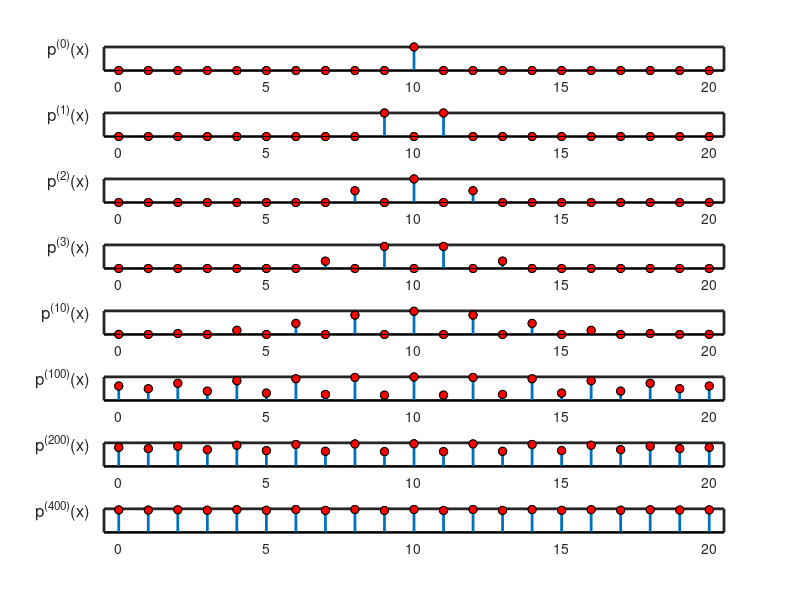

This chart was generated by the following MATLAB code: (Note: this script raises an error after producing the figure.)
function randomWalk0_20Demo

% Perform a random walk on the integers 0:20 and visualize the probability of
% the the states for various time steps, and different initial conditions. 

    doPrint = 0;
    folder = 'C:\kmurphy\PML\pdfFigures';
  
    
    T = diag(repmat(0.5,1,20),-1) + diag(repmat(0.5,1,20),1);
    T(1,1) = 0.5; T(21,21) = 0.5;
    
    plotPoints = [1,2,3,10,100,200,400];
    sp = @(x)subplot(numel(plotPoints)+1,1,x+1);
    
    p0_a = zeros(1,21); p0_a(11) = 1;
    p0_b = zeros(1,21);  p0_b(18) = 1;
    p0 = {p0_a,p0_b};
    
    for i=1:numel(p0)
        figure; hold on;
        sp(0); stemPlot(p0{i},0);
        for j=1:numel(plotPoints)
            N = plotPoints(j);
            sp(j);
            stemPlot(p0{i}*(T^N),N);
        end
        set(gcf,'Position',[sub(get(gcf,'Position'),1),50,sub(get(gcf,'Position'),3), sub(get(0,'ScreenSize'),4)-125]);
        x0 = find(p0{i})-1;
        suptitle(sprintf('Initial Condition X_0 = %d',x0),12);
        if doPrint, print_pdf(fullfile(folder, sprintf('randomWalk%d.pdf',x0))), end
        if doPrintPmtk, printPmtkFigures(sprintf('randomWalk%d', x0)); end;
    end
    
    function stemPlot(pn,titleNum)
        h = stem(pn); hold on;
        set(h,'MarkerFaceColor','red','MarkerEdgeColor','black','LineWidth',2);
        h = stem(pn);
        set(h,'MarkerFaceColor','red','MarkerEdgeColor','black','LineWidth',2,'LineStyle','none');
        ylabel(sprintf('p^{(%d)}(x)',titleNum),'FontSize',12,'Rotation',0,'HorizontalAlignment','right');
        set(gca,'YTick',[],'LineWidth',2,'TickLength',[0,0],'XLim',[0.5,21.5],'XTick',1:5:21,'XTickLabel',{'0','5','10','15','20'});

    end
    
end